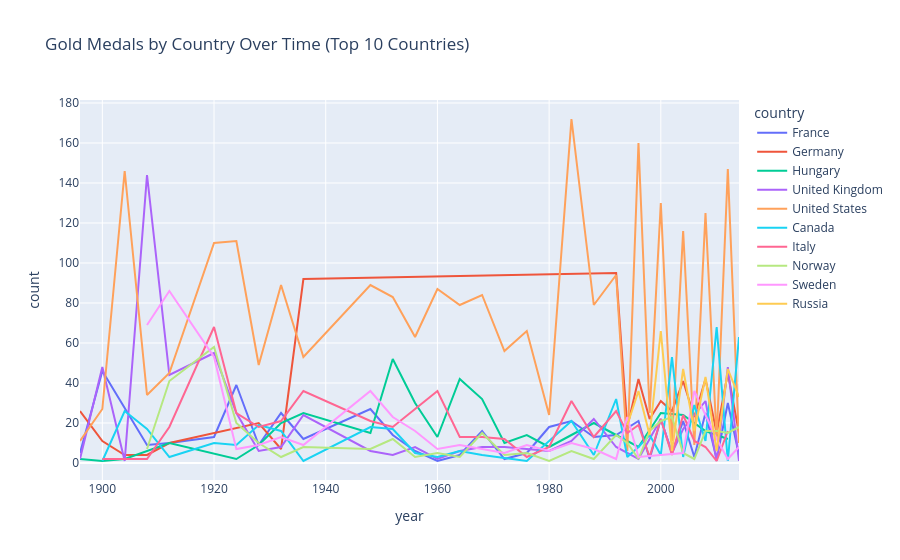

Write notebook code for a chart like this one.
### Code cell
fig = px.line(
    gold_top,
    x='year',
    y='count',
    color='country',
    title='Gold Medals by Country Over Time (Top 10 Countries)'
)

fig.show()

### Figure 1 — Plotly figure (JSON) as saved in the notebook; plotly's stock layout.template omitted (floating-point values rounded to 4 significant figures)
{"data": [{"hovertemplate": "country=France<br>year=%{x}<br>count=%{y}<extra></extra>", "legendgroup": "France", "line": {"color": "#636efa", "dash": "solid"}, "marker": {"symbol": "circle"}, "mode": "lines", "name": "France", "orientation": "v", "showlegend": true, "type": "scatter", "x": [1896, 1900, 1908, 1912, 1920, 1924, 1928, 1932, 1936, 1948, 1952, 1956, 1960, 1964, 1968, 1972, 1976, 1980, 1984, 1988, 1992, 1996, 1998, 2000, 2002, 2004, 2006, 2008, 2010, 2012, 2014], "xaxis": "x", "y": [5, 46, 9, 10, 13, 39, 9, 25, 12, 27, 14, 6, 1, 4, 16, 2, 5, 18, 21, 13, 14, 21, 2, 22, 5, 21, 3, 25, 2, 30, 4], "yaxis": "y"}, {"hovertemplate": "country=Germany<br>year=%{x}<br>count=%{y}<extra></extra>", "legendgroup": "Germany", "line": {"color": "#EF553B", "dash": "solid"}, "marker": {"symbol": "circle"}, "mode": "lines", "name": "Germany", "orientation": "v", "showlegend": true, "type": "scatter", "x": [1896, 1900, 1904, 1908, 1912, 1928, 1932, 1936, 1992, 1994, 1996, 1998, 2000, 2002, 2004, 2006, 2008, 2010, 2012, 2014], "xaxis": "x", "y": [26, 11, 4, 4, 10, 20, 7, 92, 95, 18, 42, 22, 31, 26, 41, 23, 42, 15, 45, 15], "yaxis": "y"}, {"hovertemplate": "country=Hungary<br>year=%{x}<br>count=%{y}<extra></extra>", "legendgroup": "Hungary", "line": {"color": "#00cc96", "dash": "solid"}, "marker": {"symbol": "circle"}, "mode": "lines", "name": "Hungary", "orientation": "v", "showlegend": true, "type": "scatter", "x": [1896, 1900, 1904, 1908, 1912, 1924, 1928, 1932, 1936, 1948, 1952, 1956, 1960, 1964, 1968, 1972, 1976, 1980, 1988, 1992, 1996, 2000, 2004, 2008, 2012], "xaxis": "x", "y": [2, 1, 2, 6, 10, 2, 9, 20, 25, 15, 52, 30, 13, 42, 32, 10, 14, 8, 20, 14, 8, 25, 24, 16, 12], "yaxis": "y"}, {"hovertemplate": "country=United Kingdom<br>year=%{x}<br>count=%{y}<extra></extra>", "legendgroup": "United Kingdom", "line": {"color": "#ab63fa", "dash": "solid"}, "marker": {"symbol": "circle"}, "mode": "lines", "name": "United Kingdom", "orientation": "v", "showlegend": true, "type": "scatter", "x": [1896, 1900, 1904, 1908, 1912, 1920, 1924, 1928, 1932, 1936, 1948, 1952, 1956, 1960, 1964, 1968, 1972, 1976, 1980, 1984, 1988, 1992, 1996, 2000, 2002, 2004, 2008, 2010, 2012, 2014], "xaxis": "x", "y": [2, 48, 1, 144, 44, 55, 25, 6, 8, 24, 6, 4, 8, 2, 6, 8, 8, 7, 6, 11, 22, 8, 2, 22, 5, 17, 31, 1, 48, 1], "yaxis": "y"}, {"hovertemplate": "country=United States<br>year=%{x}<br>count=%{y}<extra></extra>", "legendgroup": "United States", "line": {"color": "#FFA15A", "dash": "solid"}, "marker": {"symbol": "circle"}, "mode": "lines", "name": "United States", "orientation": "v", "showlegend": true, "type": "scatter", "x": [1896, 1900, 1904, 1908, 1912, 1920, 1924, 1928, 1932, 1936, 1948, 1952, 1956, 1960, 1964, 1968, 1972, 1976, 1980, 1984, 1988, 1992, 1994, 1996, 1998, 2000, 2002, 2004, 2006, 2008, 2010, 2012, 2014], "xaxis": "x", "y": [11, 27, 146, 34, 45, 110, 111, 49, 89, 53, 89, 83, 63, 87, 79, 84, 56, 66, 24, 172, 79, 94, 6, 160, 25, 130, 11, 116, 9, 125, 12, 147, 10], "yaxis": "y"}, {"hovertemplate": "country=Canada<br>year=%{x}<br>count=%{y}<extra></extra>", "legendgroup": "Canada", "line": {"color": "#19d3f3", "dash": "solid"}, "marker": {"symbol": "circle"}, "mode": "lines", "name": "Canada", "orientation": "v", "showlegend": true, "type": "scatter", "x": [1900, 1904, 1908, 1912, 1920, 1924, 1928, 1932, 1936, 1948, 1952, 1956, 1960, 1964, 1968, 1976, 1984, 1988, 1992, 1994, 1996, 1998, 2000, 2002, 2004, 2006, 2008, 2010, 2012, 2014], "xaxis": "x", "y": [1, 26, 17, 3, 10, 9, 19, 16, 1, 18, 17, 5, 3, 6, 4, 1, 21, 4, 32, 3, 8, 14, 4, 53, 3, 29, 11, 68, 1, 63], "yaxis": "y"}, {"hovertemplate": "country=Italy<br>year=%{x}<br>count=%{y}<extra></extra>", "legendgroup": "Italy", "line": {"color": "#FF6692", "dash": "solid"}, "marker": {"symbol": "circle"}, "mode": "lines", "name": "Italy", "orientation": "v", "showlegend": true, "type": "scatter", "x": [1900, 1908, 1912, 1920, 1924, 1928, 1932, 1936, 1948, 1952, 1956, 1960, 1964, 1968, 1972, 1976, 1980, 1984, 1988, 1992, 1994, 1996, 1998, 2000, 2002, 2004, 2006, 2008, 2010, 2012], "xaxis": "x", "y": [2, 2, 18, 68, 25, 18, 21, 36, 21, 18, 27, 36, 13, 13, 12, 3, 8, 31, 13, 26, 15, 19, 3, 22, 4, 24, 11, 8, 1, 16], "yaxis": "y"}, {"hovertemplate": "country=Norway<br>year=%{x}<br>count=%{y}<extra></extra>", "legendgroup": "Norway", "line": {"color": "#B6E880", "dash": "solid"}, "marker": {"symbol": "circle"}, "mode": "lines", "name": "Norway", "orientation": "v", "showlegend": true, "type": "scatter", "x": [1908, 1912, 1920, 1924, 1928, 1932, 1936, 1948, 1952, 1956, 1960, 1964, 1968, 1972, 1976, 1980, 1984, 1988, 1992, 1994, 1996, 1998, 2000, 2002, 2004, 2006, 2008, 2010, 2012, 2014], "xaxis": "x", "y": [7, 41, 58, 20, 10, 3, 8, 7, 12, 3, 5, 3, 15, 4, 5, 1, 6, 2, 14, 10, 2, 16, 21, 23, 5, 2, 16, 16, 15, 18], "yaxis": "y"}, {"hovertemplate": "country=Sweden<br>year=%{x}<br>count=%{y}<extra></extra>", "legendgroup": "Sweden", "line": {"color": "#FF97FF", "dash": "solid"}, "marker": {"symbol": "circle"}, "mode": "lines", "name": "Sweden", "orientation": "v", "showlegend": true, "type": "scatter", "x": [1908, 1912, 1920, 1924, 1928, 1932, 1936, 1948, 1952, 1956, 1960, 1964, 1968, 1972, 1976, 1980, 1984, 1988, 1992, 1994, 1996, 2000, 2004, 2006, 2010, 2012, 2014], "xaxis": "x", "y": [69, 86, 53, 7, 9, 13, 9, 36, 23, 16, 7, 9, 7, 5, 9, 6, 10, 7, 2, 23, 3, 4, 5, 36, 12, 2, 8], "yaxis": "y"}, {"hovertemplate": "country=Russia<br>year=%{x}<br>count=%{y}<extra></extra>", "legendgroup": "Russia", "line": {"color": "#FECB52", "dash": "solid"}, "marker": {"symbol": "circle"}, "mode": "lines", "name": "Russia", "orientation": "v", "showlegend": true, "type": "scatter", "x": [1994, 1996, 1998, 2000, 2002, 2004, 2006, 2008, 2010, 2012, 2014], "xaxis": "x", "y": [19, 36, 14, 66, 6, 47, 16, 43, 6, 47, 33], "yaxis": "y"}], "layout": {"legend": {"title": {"text": "country"}, "tracegroupgap": 0}, "title": {"text": "Gold Medals by Country Over Time (Top 10 Countries)"}, "xaxis": {"anchor": "y", "domain": [0, 1], "title": {"text": "year"}}, "yaxis": {"anchor": "x", "domain": [0, 1], "title": {"text": "count"}}}}
